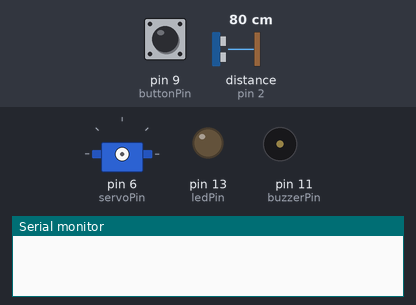
The sketch below on a simulated Arduino Uno, built with avr-gcc and run on an emulated ATmega328P. Parts: servo, output pins drawn as LEDs (lit = HIGH), buzzer (waves = sounding), the last lines printed to the serial monitor. Wiring (inferred from the names in the program): ultrasonic range finder: trigger pin 3; echo pin 2. The inputs (shaded band) are chosen by the test bench; at power-on: pin 9 (buttonPin) LOW, distance to the obstacle (sensor on pin 2) 80 cm. The echo pulse lasts 58.3 µs per cm; pins used as bus, display or sensor lines are not drawn.

Above: at 1.2 s.
1.3 s: pin 9 (buttonPin) pulled HIGH for 3.2 s
At 2.7 s:
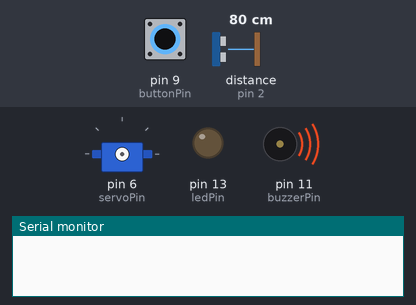
At 4.8 s:
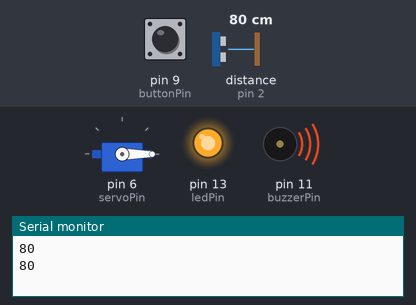
Timing chart, 0 to 12.0 s (numbered marks = the images above; inputs shaded):
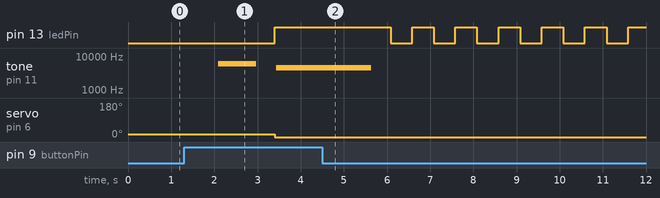

The sketch:

TheDESTROYER_software.ino
```cpp
/**The DESTROYER by.Ben */
#include <Servo.h>

#define echoPin 2
#define trigPin 3
#define servoPin 6
#define ledPin 13
#define buzzerPin 11
#define buttonPin 9

Servo trigger;

long duration;
int distance;
int firstDistnace;
int currentDistance;
int stoper;
int shotCount = 0;
int delayBetweenShots = 15;

void setup() {
  pinMode(trigPin, OUTPUT);
  pinMode(echoPin, INPUT);
  Serial.begin(9600);
  trigger.detach();
}

void loop() {
  getDistanceThreshold();  //get the distance threshold
  mainAction();            //the main action
  alarm();                 //turning the light on and making alarm sound
  wait();                  //waiting 15 seconds for reloading the gun
  readySound();            //playing sound that symbols readyness
}

// all the methods

int getDistance() {
  digitalWrite(trigPin, LOW);
  delayMicroseconds(2);
  digitalWrite(trigPin, HIGH);
  delayMicroseconds(10);
  digitalWrite(trigPin, LOW);
  duration = pulseIn(echoPin, HIGH);
  distance = duration / 29 / 2;
  return distance;
  delay(30);
}

void getDistanceThreshold() {
  if (stoper == 0) {
    analogWrite(ledPin, 0);
    for (int i = 0; i < 10; i++) {
      firstDistnace = getDistance();
      delay(200);
    }
    readySound();
    Serial.println(firstDistnace);
    stoper++;
  }
}

void mainAction() {
  while (shotCount == 0) {
    analogWrite(ledPin, 0);
    currentDistance = getDistance();
    Serial.println(distance);

    if ((currentDistance < (firstDistnace - 30) && currentDistance > 30 && currentDistance < 400)) {
      trigger.attach(servoPin);
      shot();
      shotCount++;
    }

    if (digitalRead(buttonPin) == 1) {
      trigger.attach(servoPin);
      shot();
      shotCount++;
    }
  }
}

void shot() {
  trigger.write(15);
  delay(500);
  trigger.write(0);
}

void alarm() {
  analogWrite(ledPin, 255);
  for (int i = 0; i < 10000; i++) {
    analogWrite(buzzerPin, 255);
    delayMicroseconds(100);
    analogWrite(buzzerPin, 0);
    delayMicroseconds(100);
  }
}

void wait() {
  trigger.detach();
  for (int i = 0; i < delayBetweenShots; i++) {
    delay(500);
    analogWrite(ledPin, 0);
    delay(500);
    analogWrite(buzzerPin, 255);
    delayMicroseconds(75);
    analogWrite(buzzerPin, 0);
    analogWrite(ledPin, 255);
    Serial.print("Time Left ");
    Serial.println(delayBetweenShots - i);
  }
}

void readySound() {
  for (int i = 0; i < 5000; i++) {
    analogWrite(buzzerPin, 255);
    delayMicroseconds(75);
    analogWrite(buzzerPin, 0);
    delayMicroseconds(75);
  }
  shotCount = 0;
}
```

Measured:
- after the input at 1.3 s, pin 13 (ledPin): LOW → HIGH after 2.1 s, then repeats every 1.0 s: LOW 0.50 s, HIGH 0.50 s; servo on pin 6 (servoPin): 15° → 0° after 2.1 s
